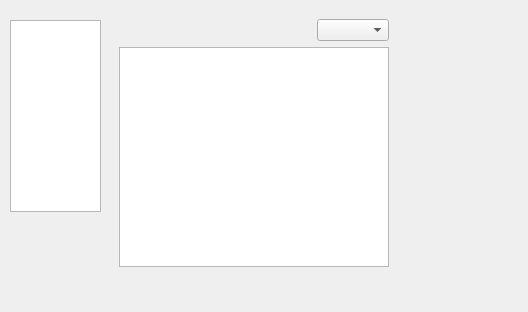
<?xml version="1.0" encoding="UTF-8"?>
<ui version="4.0">
 <class>READER</class>
 <widget class="QWidget" name="READER">
  <property name="geometry">
   <rect>
    <x>0</x>
    <y>0</y>
    <width>528</width>
    <height>312</height>
   </rect>
  </property>
  <property name="windowTitle">
   <string>Form</string>
  </property>
  <widget class="QStackedWidget" name="stackedWidget">
   <property name="geometry">
    <rect>
     <x>110</x>
     <y>10</y>
     <width>288</width>
     <height>266</height>
    </rect>
   </property>
   <property name="styleSheet">
    <string notr="true">border-color: rgb(255, 85, 255);</string>
   </property>
   <property name="currentIndex">
    <number>2</number>
   </property>
   <widget class="QWidget" name="page">
    <layout class="QGridLayout" name="gridLayout">
     <item row="0" column="0">
      <layout class="QHBoxLayout" name="horizontalLayout">
       <item>
        <layout class="QFormLayout" name="formLayout">
         <item row="0" column="0">
          <widget class="QLabel" name="label_4">
           <property name="text">
            <string>Nội dung:</string>
           </property>
          </widget>
         </item>
         <item row="0" column="1">
          <widget class="QLineEdit" name="txtContent"/>
         </item>
         <item row="1" column="0">
          <widget class="QLabel" name="label_3">
           <property name="text">
            <string>Lọc theo:</string>
           </property>
          </widget>
         </item>
         <item row="1" column="1">
          <widget class="QComboBox" name="FilterBox"/>
         </item>
        </layout>
       </item>
       <item>
        <widget class="QPushButton" name="btnSearch">
         <property name="text">
          <string>Tìm</string>
         </property>
        </widget>
       </item>
      </layout>
     </item>
     <item row="1" column="0" rowspan="2">
      <widget class="QTableView" name="tableBook"/>
     </item>
    </layout>
   </widget>
   <widget class="QWidget" name="page_2">
    <layout class="QGridLayout" name="gridLayout_2">
     <item row="0" column="0">
      <widget class="QLabel" name="label">
       <property name="text">
        <string>Sách đang chờ duyệt:</string>
       </property>
      </widget>
     </item>
     <item row="1" column="0">
      <widget class="QTableView" name="tableMuon"/>
     </item>
    </layout>
   </widget>
   <widget class="QWidget" name="page_3">
    <layout class="QGridLayout" name="gridLayout_3">
     <item row="0" column="0">
      <layout class="QHBoxLayout" name="horizontalLayout_2">
       <item>
        <spacer name="horizontalSpacer">
         <property name="orientation">
          <enum>Qt::Horizontal</enum>
         </property>
         <property name="sizeHint" stdset="0">
          <size>
           <width>40</width>
           <height>20</height>
          </size>
         </property>
        </spacer>
       </item>
       <item>
        <widget class="QComboBox" name="Filter2"/>
       </item>
      </layout>
     </item>
     <item row="1" column="0">
      <widget class="QTableView" name="tablenews"/>
     </item>
    </layout>
   </widget>
  </widget>
  <widget class="QListWidget" name="listWidget">
   <property name="geometry">
    <rect>
     <x>10</x>
     <y>20</y>
     <width>91</width>
     <height>192</height>
    </rect>
   </property>
   <property name="sizePolicy">
    <sizepolicy hsizetype="Fixed" vsizetype="Fixed">
     <horstretch>0</horstretch>
     <verstretch>0</verstretch>
    </sizepolicy>
   </property>
   <property name="sizeAdjustPolicy">
    <enum>QAbstractScrollArea::AdjustIgnored</enum>
   </property>
  </widget>
  <zorder>listWidget</zorder>
  <zorder>stackedWidget</zorder>
 </widget>
 <resources/>
 <connections/>
</ui>
